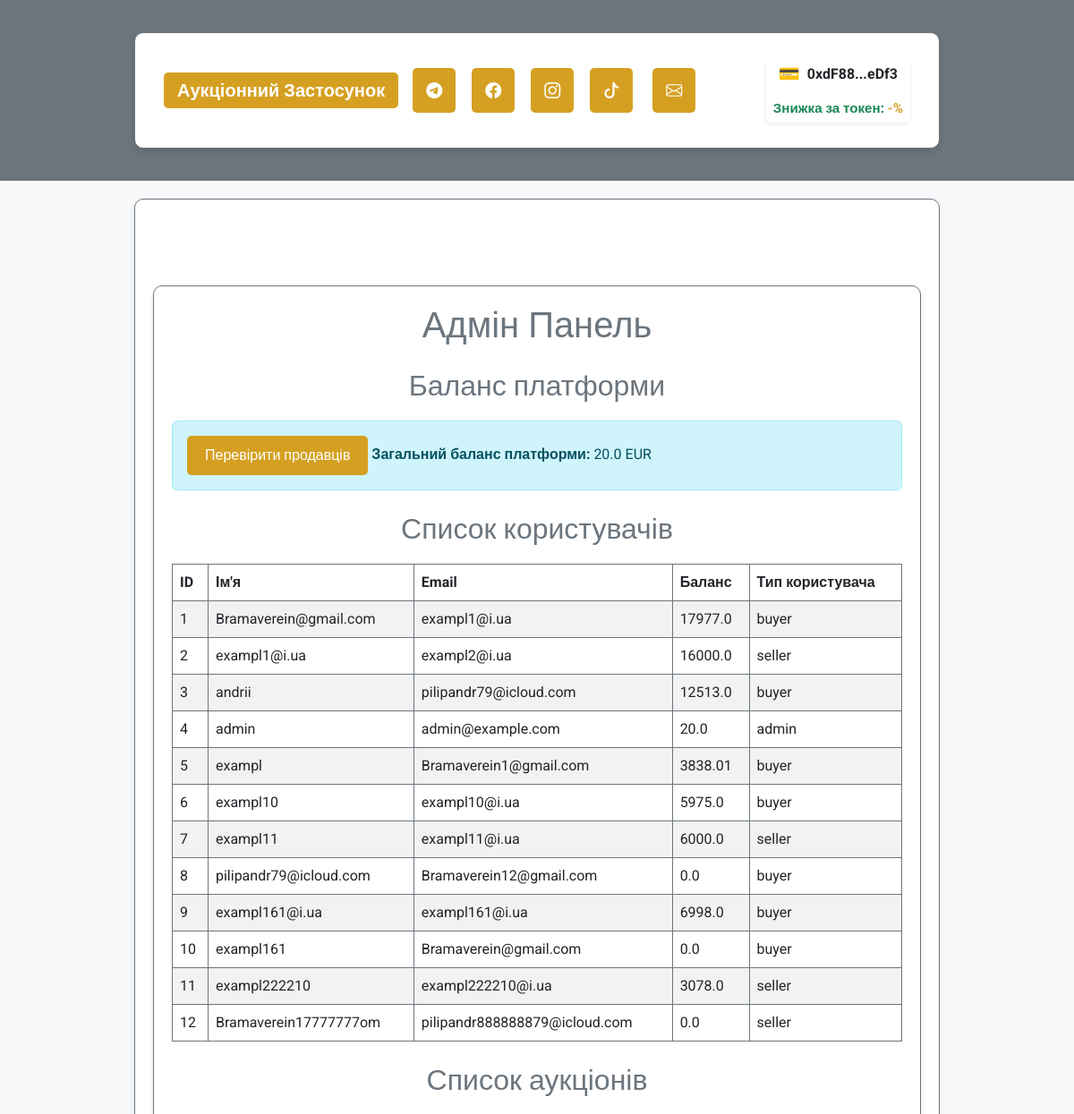
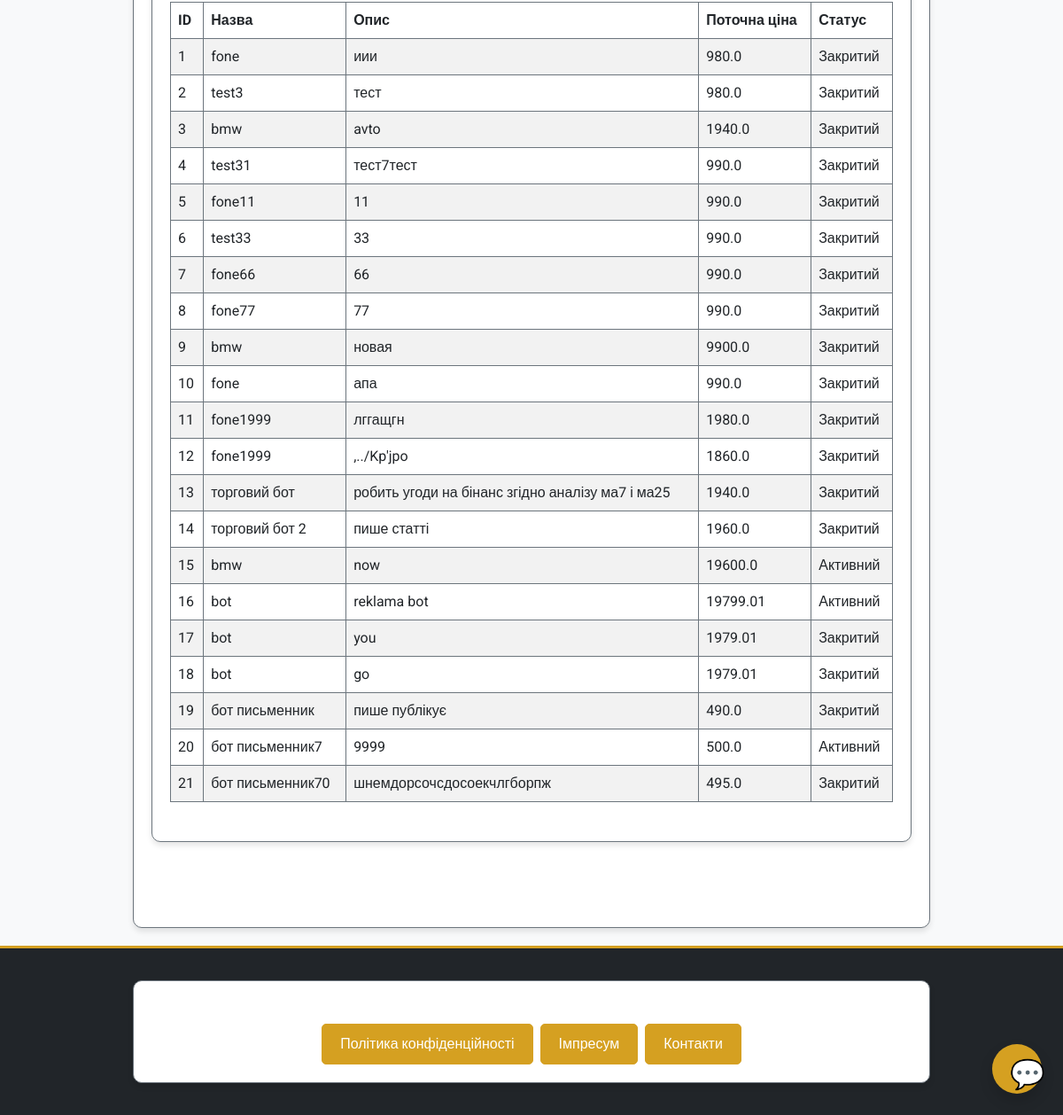
Page /admin/dashboard (signed in) on the earlier database version (2 pictures, top to bottom).
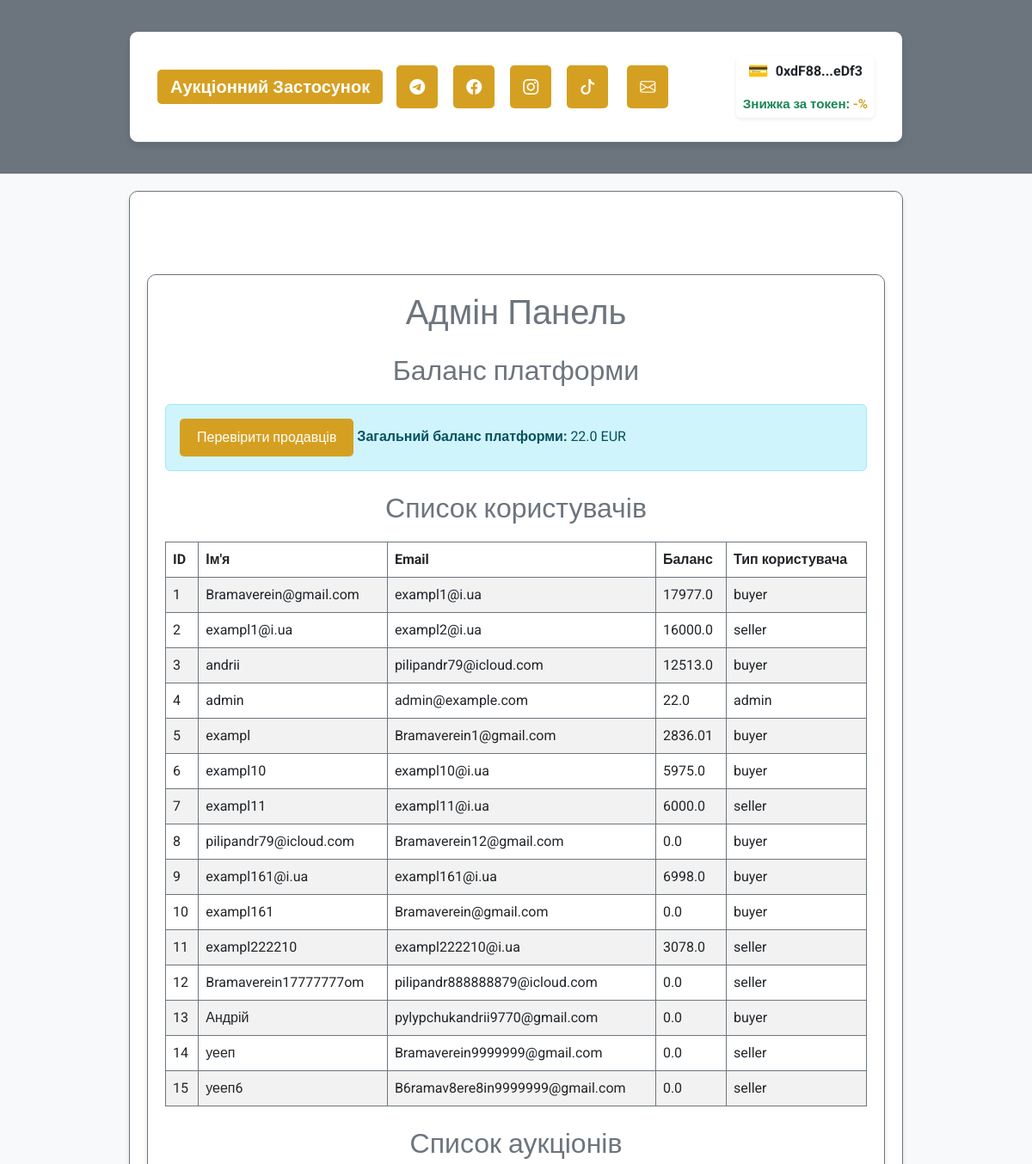
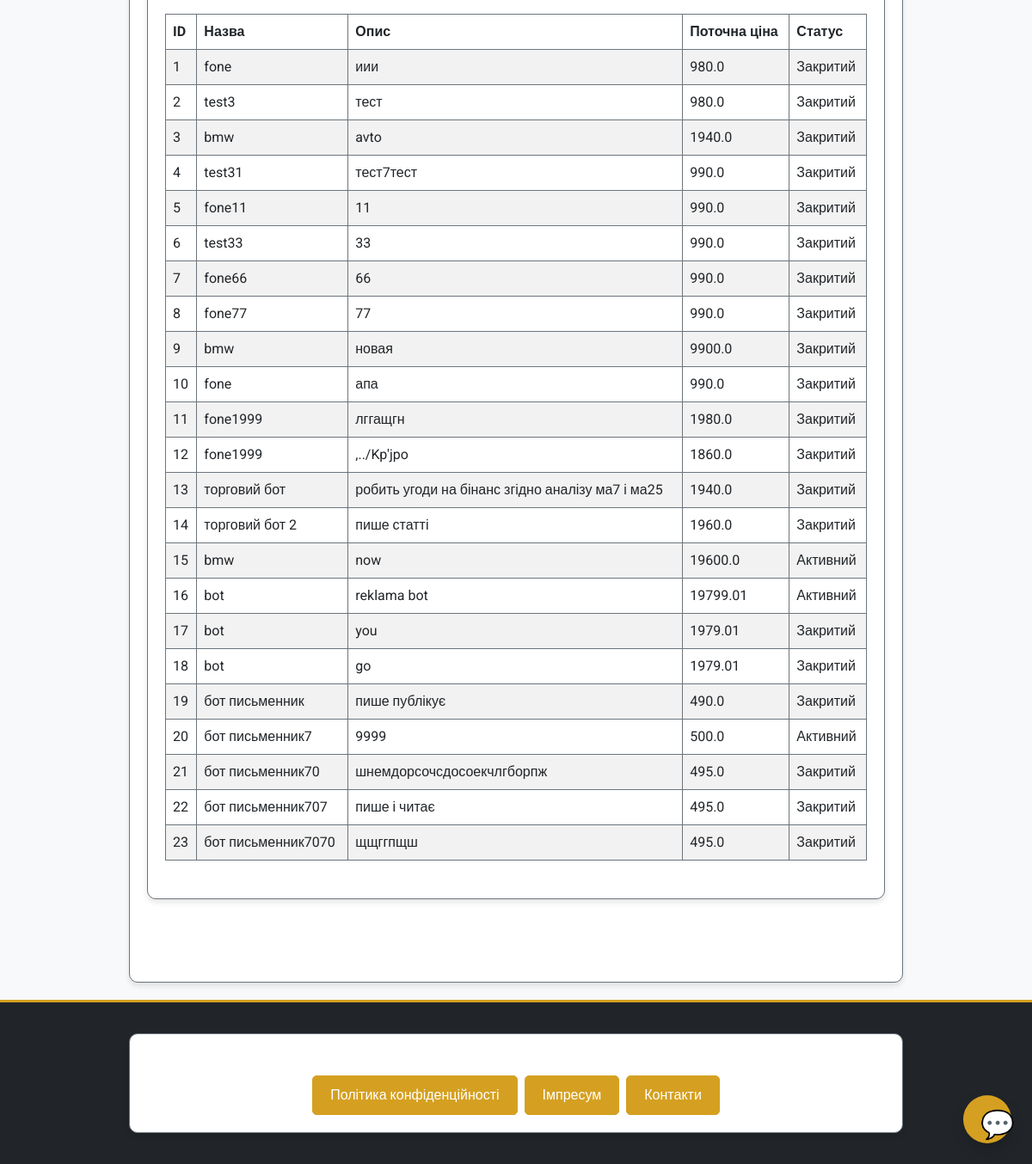
Same page on the later database version (2 pictures, top to bottom).
### app/models/user.py (models this page shows, shortened)
class User(UserMixin, db.Model):
    __tablename__ = 'users'
    id = db.Column(db.Integer, primary_key=True)
    username = db.Column(db.String(80), nullable=False, unique=True)
    email = db.Column(db.String(120), nullable=False, unique=True)
    password_hash = db.Column(db.String(128), nullable=False)
    balance = db.Column(db.Float, default=0.0)
    platform_balance = db.Column(db.Float, default=0.0)  # Баланс платформи
    user_type = db.Column(db.String(10), nullable=False)  # "buyer", "seller", "admin"
    is_admin = db.Column(db.Boolean, default=False)  # Поле для адміністратора
    wallet_address = db.Column(db.String(42), nullable=True)  # Адреса криптогаманця
    verification_document = db.Column(db.String(255))
    is_verified = db.Column(Boolean, default=False)
    company_name = db.Column(db.String(255))
    tax_id = db.Column(db.String(64))
    auctions_created = db.relationship('Auction', foreign_keys='Auction.seller_id', backref='seller', lazy=True)
    auctions_won = db.relationship('Auction', foreign_keys='Auction.winner_id', backref='winner', lazy=True)
    auction_participations = db.relationship('AuctionParticipant', back_populates='user', lazy=True)

### app/models/auction.py (models this page shows, shortened)
class Auction(db.Model):
    __tablename__ = 'auctions'
    id = db.Column(db.Integer, primary_key=True)
    title = db.Column(db.String(255), nullable=False)
    description = db.Column(db.Text, nullable=False)
    starting_price = db.Column(db.Float, nullable=False)
    current_price = db.Column(db.Float, nullable=False)
    seller_id = db.Column(db.Integer, db.ForeignKey('users.id'), nullable=False)
    total_participants = db.Column(db.Integer, default=0, nullable=False)
    is_active = db.Column(db.Boolean, default=True, nullable=False)
    winner_id = db.Column(db.Integer, db.ForeignKey('users.id'), nullable=True)
    total_earnings = db.Column(db.Float, default=0.0, nullable=False)
    created_at = db.Column(db.DateTime, default=db.func.now(), nullable=False)
    updated_at = db.Column(db.DateTime, default=db.func.now(), onupdate=db.func.now(), nullable=False)
    photos = db.Column(JSON, default=list)  # Поле для зберігання шляхів до фото у форматі JSON
    is_confirmed = db.Column(db.Boolean, default=False, nullable=False)  # Чи підтверджено отримання товару
    participants = relationship(
        'AuctionParticipant', back_populates='auction', cascade='all, delete-orphan', lazy='dynamic'
    )

### app/routes/admin_routes.py (the view)
@admin_bp.route('/dashboard', methods=['GET'])
@login_required
def admin_dashboard():
    if not current_user.is_admin:
        return "Доступ заборонено", 403
    users = User.query.all()
    auctions = Auction.query.all()
    admin_balance = current_user.balance  # Поточний баланс адміністратора
    return render_template('admin/dashboard.html',
                           users=users,
                           auctions=auctions,
                           admin_balance=admin_balance)

### app/templates/admin/dashboard.html (shortened to what this page needs)
{% extends "base.html" %}
{% block content %}
<div class="container my-5">
    <h1 class="text-center text-secondary">Адмін Панель</h1>
    <section class="my-4">
        <h2 class="text-secondary">Баланс платформи</h2>
        <div class="alert alert-info">
        <a href="{{ url_for('admin.verify_sellers') }}" class="btn btn-outline-info">Перевірити продавців</a>
            <strong>Загальний баланс платформи:</strong> {{ admin_balance }} EUR
        </div>
    </section>
    <section class="my-4">
        <h2 class="text-secondary">Список користувачів</h2>
        <table class="table table-striped">
            <thead>
                <tr>
                    <th>ID</th>
                    <th>Ім'я</th>
                    <th>Email</th>
                    <th>Баланс</th>
                    <th>Тип користувача</th>
                </tr>
            </thead>
            <tbody>
                {% for user in users %}
                <tr>
                    <td>{{ user.id }}</td>
                    <td>{{ user.username }}</td>
                    <td>{{ user.email }}</td>
                    <td>{{ user.balance }}</td>
                    <td>{{ user.user_type }}</td>
                </tr>
                {% endfor %}
            </tbody>
        </table>
    </section>
    <section class="my-4">
        <h2 class="text-secondary">Список аукціонів</h2>
        <table class="table table-striped">
            <thead>
                <tr>
                    <th>ID</th>
                    <th>Назва</th>
                    <th>Опис</th>
                    <th>Поточна ціна</th>
                    <th>Статус</th>
                </tr>
            </thead>
            <tbody>
                {% for auction in auctions %}
                <tr>
                    <td>{{ auction.id }}</td>
                    <td>{{ auction.title }}</td>
                    <td>{{ auction.description }}</td>
                    <td>{{ auction.current_price }}</td>
                    <td>{{ 'Активний' if auction.is_active else 'Закритий' }}</td>
                </tr>
                {% endfor %}
            </tbody>
        </table>
    </section>
</div>
{% endblock %}

### app/templates/base.html (shortened to what this page needs)
<!DOCTYPE html>
<html lang="uk">
<head>
    <link href="https://cdn.jsdelivr.net/npm/bootstrap@5.3.0/dist/css/bootstrap.min.css" rel="stylesheet">
    <link rel="stylesheet" href="https://cdn.jsdelivr.net/npm/bootstrap-icons@1.11.1/font/bootstrap-icons.css">
    <link rel="stylesheet" href="{{ url_for('static', filename='css/custom.css') }}">
</head>
<body class="bg-light text-dark" style="font-family: 'Roboto', sans-serif;">
    <header class="bg-secondary text-white py-3">
        <div class="container">
            <nav class="navbar navbar-expand-lg navbar-dark">
                <div class="container-fluid">
                    <a class="navbar-brand fw-bold" href="/">Аукціонний Застосунок</a>
                    <div class="d-flex align-items-center w-100 justify-content-between">
                        <div class="d-flex gap-2 align-items-center">
                            <a href="https://t.me/your_channel" class="text-white fs-5" title="Telegram" target="_blank">
                                <i class="bi bi-telegram" style="font-size:18px;"></i>
                            </a>
                            <a href="https://facebook.com/your_page" class="text-white fs-5" title="Facebook" target="_blank">
                                <i class="bi bi-facebook" style="font-size:18px;"></i>
                            </a>
                            <a href="https://instagram.com/your_page" class="text-white fs-5" title="Instagram" target="_blank">
                                <i class="bi bi-instagram" style="font-size:18px;"></i>
                            </a>
                            <a href="https://tiktok.com/@your_page" class="text-white fs-5" title="TikTok" target="_blank">
                                <i class="bi bi-tiktok" style="font-size:18px;"></i>
                            </a>
                            <a href="mailto:info@yourdomain.com" class="text-white fs-5 ms-1" title="Пошта">
                                <i class="bi bi-envelope" style="font-size:18px;"></i>
                            </a>
                        </div>
                        <div class="d-flex align-items-center ms-3">
                            {% if current_user.is_authenticated %}
                                {% if current_user.wallet_address %}
                                    <div class="wallet-widget d-flex align-items-center bg-white px-2 py-1 rounded shadow-sm" style="gap: 8px; flex-direction: column; align-items: flex-start;">
                                        <div class="d-flex align-items-center" style="gap: 8px;">
                                            <span style="font-size: 1.2em; color: #28a745;">&#128179;</span>
                                            <span id="wallet-address-short" class="fw-bold text-dark" style="cursor:pointer;" title="Скопіювати адресу">
                                                {{ current_user.wallet_address[:6] }}...{{ current_user.wallet_address[-4:] }}
                                            </span>
                                        </div>
                                        {% if user_discount is not none %}
                                            <div class="small text-success fw-bold mt-1" style="font-size: 0.95em;">
                                                Знижка за токен: <span style="color:#d5a021;">-{{ user_discount }}%</span>
                                            </div>
                                        {% endif %}
                                    </div>
                                {% else %}
                                    <button onclick="connectWallet()" class="btn btn-outline-warning btn-sm ms-2">Підключити гаманець &#128179;</button>
                                {% endif %}
                            {% endif %}
                        </div>
                    </div>
                </div>
            </nav>
        </div>
    </header>
    <main class="container py-5">
        {% block content %}{% endblock %}
    </main>
    <footer class="bg-dark text-white py-3 mt-auto">
        <div class="container text-center">
            <p class="mb-1">&copy; 2024 Аукціонний Застосунок. Всі права захищені.</p>
            <div class="mb-0 d-flex justify-content-center gap-2">
                <a href="{{ url_for('main.privacy') }}" class="btn btn-outline-warning btn-sm">Політика конфіденційності</a>
                <a href="{{ url_for('main.impressum') }}" class="btn btn-outline-warning btn-sm">Імпресум</a>
                <a href="{{ url_for('main.contacts') }}" class="btn btn-outline-warning btn-sm">Контакти</a>
            </div>
        </div>
    </footer>
    <div id="assistant-widget" style="position:fixed;bottom:24px;right:24px;z-index:9999;">
        <button id="assistant-open-btn" class="btn btn-primary rounded-circle shadow" style="width:56px;height:56px;font-size:2em;">
            <span aria-label="Чат-бот" title="Чат-бот">💬</span>
        </button>
    </div>
</body>
</html>

### app/static/css/custom.css (style rules this page uses)
:root { --main-bg: #fef6e4; --main-color: #d5a021; --secondary-color: #a47449; --neutral-gray: #6c757d; --text-color: #3d3d3d; }
body { font-family: 'Roboto', sans-serif; background-color: var(--main-bg); color: var(--text-color); margin: 0; padding: 0; }
h1, h2, h3 { color: var(--main-color); text-align: center; margin-bottom: 20px; }
.container { max-width: 900px; margin: 20px auto; padding: 20px; background-color: #fff; border: 1px solid var(--neutral-gray); border-radius: 10px; box-shadow: 0 4px 6px rgba(0, 0, 0, 0.1); }
button, .btn { background-color: var(--main-color); border: none; color: #fff; font-size: 16px; padding: 10px 20px; border-radius: 5px; cursor: pointer; transition: background-color 0.3s ease; }
.btn-outline-warning { color: #fff !important; background-color: var(--main-color) !important; border: 1.5px solid var(--main-color) !important; }
table { width: 100%; border-collapse: collapse; margin: 20px 0; }
table th, table td { padding: 10px; text-align: left; border: 1px solid var(--neutral-gray); }
table th { background-color: var(--main-color); color: #fff; }
a { color: var(--main-color); text-decoration: none; }
nav a { padding: 10px 15px; display: inline-block; border-radius: 5px; margin-right: 10px; background-color: var(--main-color); color: #fff; }
footer { text-align: center; padding: 20px; background-color: var(--neutral-gray); color: #fff; margin-top: 20px; border-top: 3px solid var(--main-color); }

Differences in the rows shown:
changed User "admin": balance "20.0" → "22.0"
changed User "exampl": balance "3838.01" → "2836.01"
added User: id "13", username "Андрій", email "pylypchukandrii9770@gmail.com", balance "0.0", user_type "buyer"
added User: id "14", username "уееп", email "Bramaverein9999999@gmail.com", balance "0.0", user_type "seller"
added User: id "15", username "уееп6", email "B6ramav8ere8in9999999@gmail.com", balance "0.0", user_type "seller"
added Auction: id "22", title "бот письменник707", description "пише і читає", current_price "495.0", is_active "Закритий"
added Auction: id "23", title "бот письменник7070", description "щщггпщш", current_price "495.0", is_active "Закритий"
